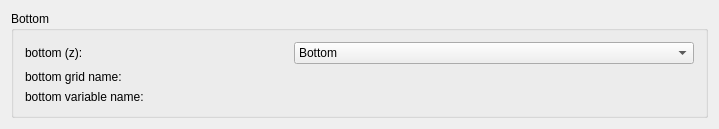
<ui version="4.0" >
 <comment>Python:from ChangeIndicatedLE import ChangeIndicatedLE</comment>
 <class>BottomBase</class>
 <widget class="QWidget" name="BottomBase" >
  <property name="geometry" >
   <rect>
    <x>0</x>
    <y>0</y>
    <width>716</width>
    <height>129</height>
   </rect>
  </property>
  <property name="sizePolicy" >
   <sizepolicy vsizetype="Fixed" hsizetype="Fixed" >
    <horstretch>0</horstretch>
    <verstretch>0</verstretch>
   </sizepolicy>
  </property>
  <property name="windowTitle" >
   <string>Bottom</string>
  </property>
  <layout class="QGridLayout" name="gridLayout" >
   <item row="0" column="0" >
    <widget class="QGroupBox" name="groupBox" >
     <property name="sizePolicy" >
      <sizepolicy vsizetype="Fixed" hsizetype="Fixed" >
       <horstretch>0</horstretch>
       <verstretch>0</verstretch>
      </sizepolicy>
     </property>
     <property name="title" >
      <string>Bottom</string>
     </property>
     <layout class="QVBoxLayout" name="verticalLayout" >
      <item>
       <layout class="QHBoxLayout" name="horizontalLayout" >
        <item>
         <widget class="QLabel" name="gridZ0TextLabel" >
          <property name="minimumSize" >
           <size>
            <width>263</width>
            <height>0</height>
           </size>
          </property>
          <property name="text" >
           <string>bottom (z):</string>
          </property>
          <property name="wordWrap" >
           <bool>false</bool>
          </property>
         </widget>
        </item>
        <item>
         <widget class="QComboBox" name="gridZ0ComboBox" >
          <property name="sizePolicy" >
           <sizepolicy vsizetype="Fixed" hsizetype="MinimumExpanding" >
            <horstretch>0</horstretch>
            <verstretch>0</verstretch>
           </sizepolicy>
          </property>
          <property name="minimumSize" >
           <size>
            <width>400</width>
            <height>0</height>
           </size>
          </property>
          <item>
           <property name="text" >
            <string>Bottom</string>
           </property>
          </item>
         </widget>
        </item>
       </layout>
      </item>
      <item>
       <layout class="QHBoxLayout" name="horizontalLayout_2" >
        <item>
         <widget class="QLabel" name="bottomGridNameLabel" >
          <property name="minimumSize" >
           <size>
            <width>263</width>
            <height>0</height>
           </size>
          </property>
          <property name="text" >
           <string>bottom grid name:</string>
          </property>
          <property name="wordWrap" >
           <bool>false</bool>
          </property>
         </widget>
        </item>
        <item>
         <widget class="ChangeIndicatedLE" native="1" name="bottomGridNameLineEdit" >
          <property name="minimumSize" >
           <size>
            <width>400</width>
            <height>0</height>
           </size>
          </property>
         </widget>
        </item>
       </layout>
      </item>
      <item>
       <layout class="QHBoxLayout" name="horizontalLayout_3" >
        <item>
         <widget class="QLabel" name="bottomVariableNameLabel" >
          <property name="minimumSize" >
           <size>
            <width>263</width>
            <height>0</height>
           </size>
          </property>
          <property name="text" >
           <string>bottom variable name:</string>
          </property>
          <property name="wordWrap" >
           <bool>false</bool>
          </property>
         </widget>
        </item>
        <item>
         <widget class="ChangeIndicatedLE" native="1" name="bottomVariableNameLineEdit" >
          <property name="minimumSize" >
           <size>
            <width>400</width>
            <height>0</height>
           </size>
          </property>
         </widget>
        </item>
       </layout>
      </item>
     </layout>
    </widget>
   </item>
  </layout>
 </widget>
 <layoutdefault spacing="6" margin="11" />
 <customwidgets>
  <customwidget>
   <class>ChangeIndicatedLE</class>
   <extends>QWidget</extends>
   <header location="global" >ChangeIndicatedLE</header>
  </customwidget>
 </customwidgets>
 <includes>
  <include location="local" >changeindicatedle.h</include>
  <include location="local" >changeindicatedle.h</include>
 </includes>
 <resources/>
 <connections/>
</ui>
